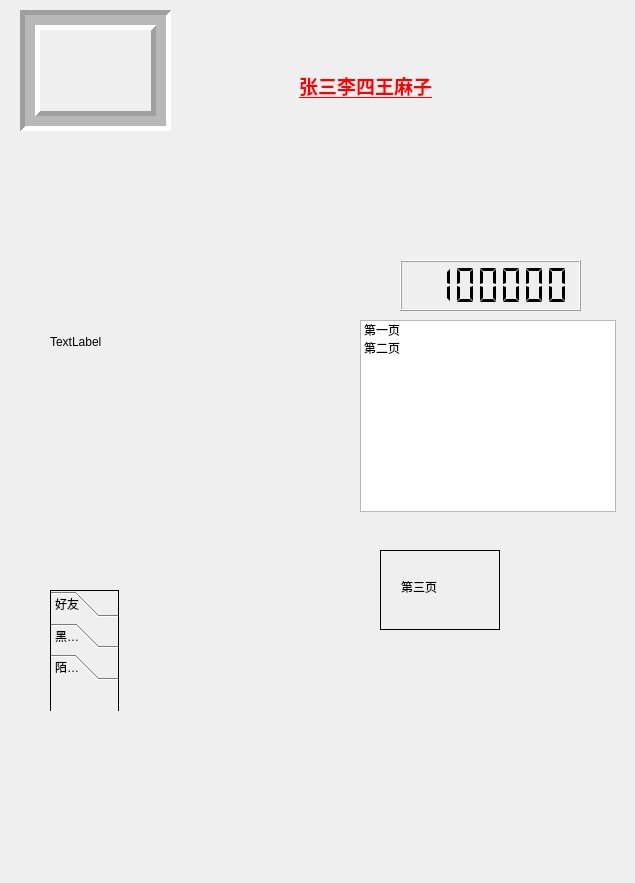
<?xml version="1.0" encoding="UTF-8"?>
<ui version="4.0">
 <class>MyWidget</class>
 <widget class="QWidget" name="MyWidget">
  <property name="geometry">
   <rect>
    <x>0</x>
    <y>0</y>
    <width>635</width>
    <height>883</height>
   </rect>
  </property>
  <property name="windowTitle">
   <string>MyWidget</string>
  </property>
  <widget class="QFrame" name="frame">
   <property name="geometry">
    <rect>
     <x>20</x>
     <y>10</y>
     <width>151</width>
     <height>121</height>
    </rect>
   </property>
   <property name="frameShape">
    <enum>QFrame::Box</enum>
   </property>
   <property name="frameShadow">
    <enum>QFrame::Sunken</enum>
   </property>
   <property name="lineWidth">
    <number>5</number>
   </property>
   <property name="midLineWidth">
    <number>10</number>
   </property>
  </widget>
  <widget class="QLabel" name="label">
   <property name="geometry">
    <rect>
     <x>270</x>
     <y>20</y>
     <width>191</width>
     <height>131</height>
    </rect>
   </property>
   <property name="text">
    <string>&lt;html&gt;&lt;head/&gt;&lt;body&gt;&lt;p&gt;&lt;span style=&quot; font-size:14pt; font-weight:600; text-decoration: underline; color:#ff0000;&quot;&gt;张三李四王麻子&lt;/span&gt;&lt;/p&gt;&lt;/body&gt;&lt;/html&gt;</string>
   </property>
   <property name="alignment">
    <set>Qt::AlignCenter</set>
   </property>
  </widget>
  <widget class="QLabel" name="label_2">
   <property name="geometry">
    <rect>
     <x>50</x>
     <y>160</y>
     <width>278</width>
     <height>364</height>
    </rect>
   </property>
   <property name="autoFillBackground">
    <bool>true</bool>
   </property>
   <property name="text">
    <string>TextLabel</string>
   </property>
  </widget>
  <widget class="QLCDNumber" name="lcdNumber">
   <property name="geometry">
    <rect>
     <x>400</x>
     <y>260</y>
     <width>181</width>
     <height>51</height>
    </rect>
   </property>
   <property name="smallDecimalPoint">
    <bool>true</bool>
   </property>
   <property name="digitCount">
    <number>7</number>
   </property>
   <property name="segmentStyle">
    <enum>QLCDNumber::Flat</enum>
   </property>
   <property name="value" stdset="0">
    <double>456123.000000000000000</double>
   </property>
   <property name="intValue" stdset="0">
    <number>456123</number>
   </property>
  </widget>
  <widget class="QListWidget" name="listWidget">
   <property name="geometry">
    <rect>
     <x>360</x>
     <y>320</y>
     <width>256</width>
     <height>192</height>
    </rect>
   </property>
   <item>
    <property name="text">
     <string>第一页</string>
    </property>
   </item>
   <item>
    <property name="text">
     <string>第二页</string>
    </property>
   </item>
  </widget>
  <widget class="QStackedWidget" name="stackedWidget">
   <property name="geometry">
    <rect>
     <x>380</x>
     <y>550</y>
     <width>120</width>
     <height>80</height>
    </rect>
   </property>
   <property name="frameShape">
    <enum>QFrame::Panel</enum>
   </property>
   <property name="currentIndex">
    <number>2</number>
   </property>
   <widget class="QWidget" name="page">
    <widget class="QLabel" name="label_3">
     <property name="geometry">
      <rect>
       <x>20</x>
       <y>10</y>
       <width>54</width>
       <height>12</height>
      </rect>
     </property>
     <property name="text">
      <string>第一页</string>
     </property>
    </widget>
   </widget>
   <widget class="QWidget" name="page_2">
    <widget class="QLabel" name="label_4">
     <property name="geometry">
      <rect>
       <x>10</x>
       <y>10</y>
       <width>54</width>
       <height>12</height>
      </rect>
     </property>
     <property name="text">
      <string>第二页</string>
     </property>
    </widget>
   </widget>
   <widget class="QWidget" name="page_3">
    <widget class="QLabel" name="label_5">
     <property name="geometry">
      <rect>
       <x>20</x>
       <y>30</y>
       <width>54</width>
       <height>12</height>
      </rect>
     </property>
     <property name="text">
      <string>第三页</string>
     </property>
    </widget>
   </widget>
  </widget>
  <widget class="QToolBox" name="toolBox">
   <property name="geometry">
    <rect>
     <x>50</x>
     <y>590</y>
     <width>69</width>
     <height>121</height>
    </rect>
   </property>
   <property name="frameShape">
    <enum>QFrame::Box</enum>
   </property>
   <property name="currentIndex">
    <number>2</number>
   </property>
   <widget class="QWidget" name="page_4">
    <property name="geometry">
     <rect>
      <x>0</x>
      <y>0</y>
      <width>67</width>
      <height>41</height>
     </rect>
    </property>
    <attribute name="label">
     <string>好友</string>
    </attribute>
   </widget>
   <widget class="QWidget" name="page_6">
    <attribute name="label">
     <string>黑名单</string>
    </attribute>
   </widget>
   <widget class="QWidget" name="page_5">
    <property name="geometry">
     <rect>
      <x>0</x>
      <y>0</y>
      <width>67</width>
      <height>41</height>
     </rect>
    </property>
    <attribute name="label">
     <string>陌生人</string>
    </attribute>
   </widget>
  </widget>
 </widget>
 <layoutdefault spacing="6" margin="11"/>
 <resources/>
 <connections>
  <connection>
   <sender>listWidget</sender>
   <signal>currentRowChanged(int)</signal>
   <receiver>stackedWidget</receiver>
   <slot>setCurrentIndex(int)</slot>
   <hints>
    <hint type="sourcelabel">
     <x>427</x>
     <y>384</y>
    </hint>
    <hint type="destinationlabel">
     <x>449</x>
     <y>586</y>
    </hint>
   </hints>
  </connection>
 </connections>
</ui>
